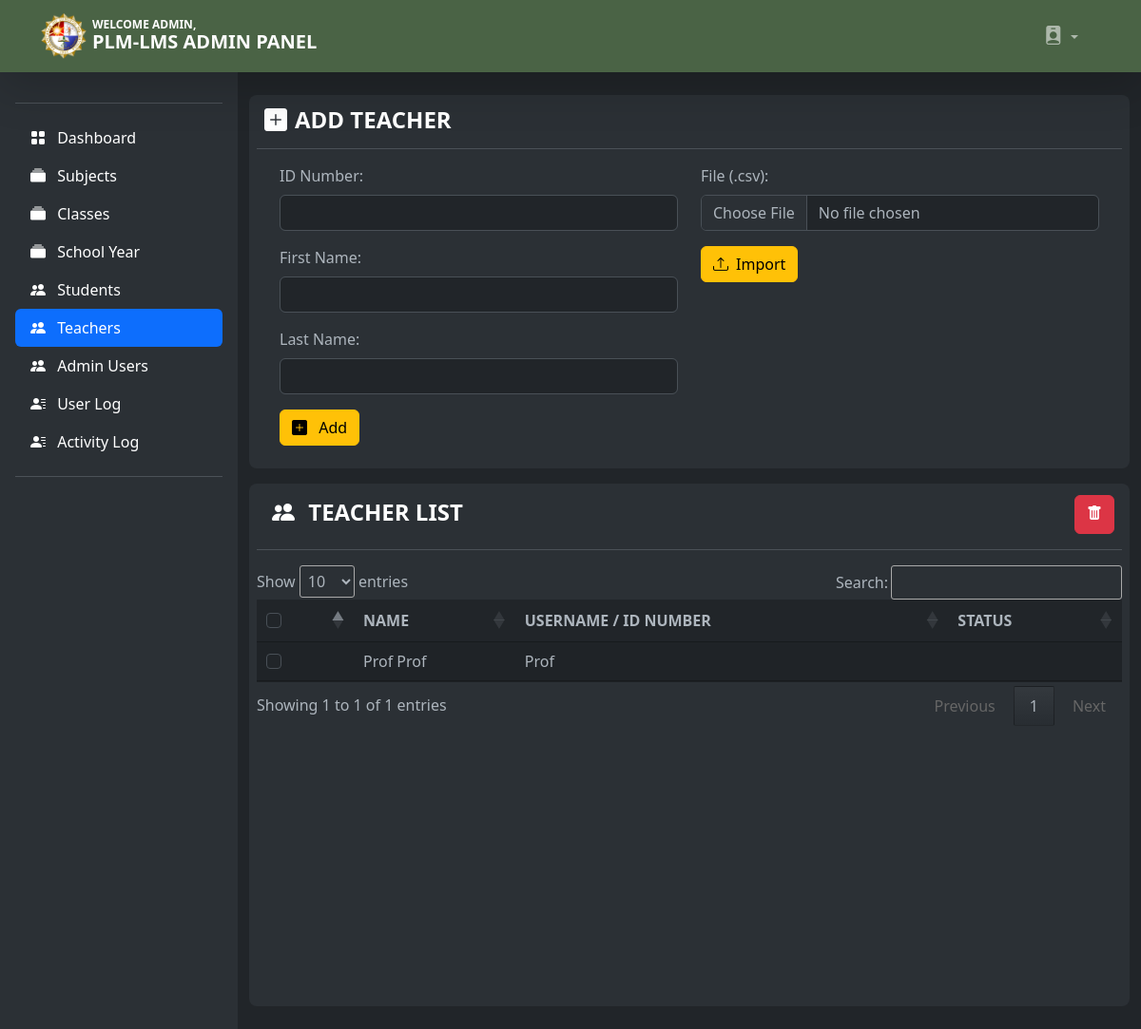
The page /admin/admin_teachers.php (signed in) on the database its author committed.
### tables this page shows
CREATE TABLE `teacher` (
  `teacher_id` int(11) NOT NULL,
  `username` varchar(100) NOT NULL,
  `password` varchar(200) NOT NULL,
  `firstname` varchar(100) NOT NULL,
  `lastname` varchar(100) NOT NULL,
  `department_id` int(11) NOT NULL,
  `location` varchar(200) NOT NULL,
  `about` varchar(500) NOT NULL,
  `teacher_status` varchar(20) NOT NULL,
  `teacher_stat` varchar(100) NOT NULL
);

### admin/admin_teachers.php (the view, shortened to what this page needs)
<?php
include('header.php');
?>
<body>
    <?php include('navbar_admin.php'); ?>
    <div class="d-flex bg-body">
        <?php include('sidebar_teachers.php'); ?>
        <div class="container-fluid my-4 justify-content-center">
            <div class="container bg-body-tertiary mb-3 mx-0 p-2 rounded-3">
                <div class="col text-uppercase pt-1 px-2">
                    <h4 style="font-weight: 800; color: #fff;"><i class="bi bi-plus-square-fill me-2"></i>add teacher</h4>
                </div>
                <hr>
                <div class="container d-flex">
                    <div class="container">
                        <form method="post" id="add_teachers">
                            <div class="mb-3">
                                <label class="form-label">ID Number:</label>
                                <div class="input-group">
                                    <input class="form-control" type="text" name="un" required></input>
                                </div>
                            </div>
                            <div class="mb-3">
                                <label class="form-label">First Name:</label>
                                <div class="input-group">
                                    <input class="form-control" type="text" name="firstname" required></input>
                                </div>
                            </div>
                            <div class="mb-3">
                                <label class="form-label">Last Name:</label>
                                <div class="input-group">
                                    <input class="form-control" type="text" name="lastname" required></input>
                                </div>
                            </div>
                            <button name="save" type="submit" value="post" class="btn btn-warning mb-3"><i class="bi bi-plus-square-fill me-2"></i> Add</button>
                        </form>
                    </div>
                    <div class="container">
                        <form action="import_teacher.php" method="POST" enctype="multipart/form-data">
                            <div class="mb-3">
                                <label class="form-label">File (.csv):</label>
                                <input type="file" name="import_file" class="form-control" />
                            </div>
                            <button type="submit" name="save_excel_data" class="btn btn-warning"><i class="bi bi-upload me-2"></i>Import</button>
                        </form>
                    </div>
                </div>
            </div>
            <div class="container bg-body-tertiary rounded-3 p-2 table-responsive-lg" style="height: 550px; max-height: 550px;">
                <form method="post">
                    <div class="container d-flex text-uppercase pt-1 px-2">
                        <div class="col text-uppercase pt-1 px-2">
                            <h4 style="font-weight: 800; color: #fff;"><i class="bi bi-people-fill me-2"></i> teacher list</h4>
                        </div>
                        <a class="btn btn-danger remove"><i class="bi bi-trash-fill"></i></a>
                    </div>
                    <hr>
                    <table class="table table-striped align-middle justify-content-center" id="example">
                        <thead>
                            <tr class="text-uppercase text-center">
                                <th><input class="form-check-input" type="checkbox" name="selectAll" id="checkAll" /></th>
                                <th>Name</th>
                                <th>Username / ID Number</th>
                                <th>Status</th>
                            </tr>
                        </thead>
                        <tbody class=" table-group-divider">
                            <?php
                            $teacher_query = mysqli_query($conn, "SELECT * FROM teacher") or die(mysqli_error($conn));
                            while ($row = mysqli_fetch_array($teacher_query)) {
                                $id = $row['teacher_id'];
                            ?>
                                <tr id="del<?php echo $id; ?>">
                                    <td>
                                        <input id="optionsCheckbox" class="form-check-input" name="selector[]" type="checkbox" value="<?php echo $id; ?>">
                                    </td>
                                    <td><?php echo $row['firstname'] . " " . $row['lastname']; ?></td>
                                    <td><?php echo $row['username']; ?></td>
                                    <td><?php echo $row['teacher_status']; ?></td>
                                </tr>
                            <?php } ?>
                        </tbody>
                    </table>
                </form>
            </div>
        </div>
</body>

### rows shown on the page
teacher: firstname "Prof", lastname "Prof", username "Prof"
